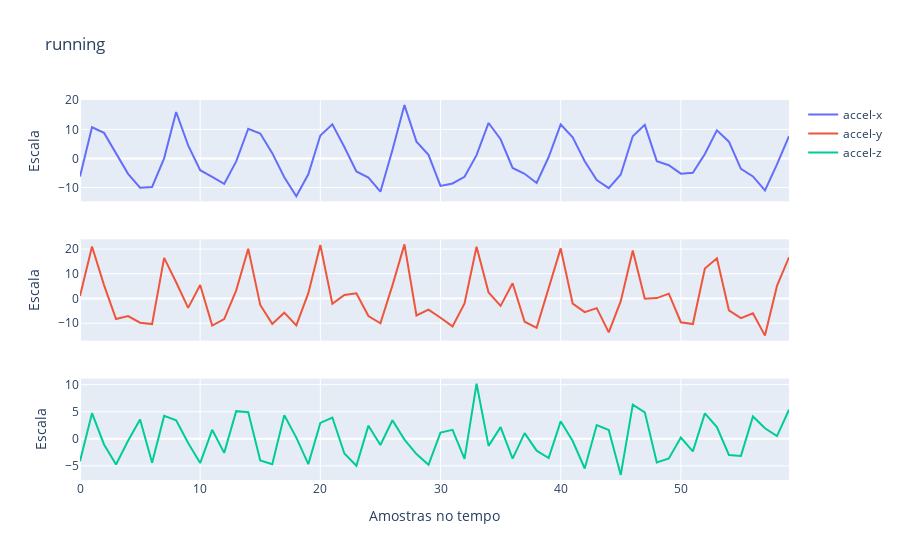
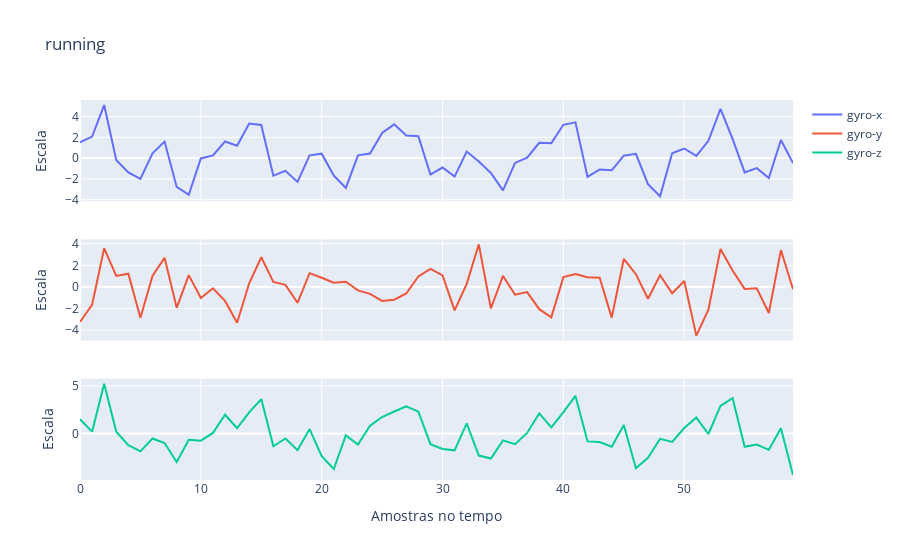

The cell these charts' notebook holds for them, in order:
### Markdown cell above
##### Plots

### Code cell
dic_labels = {0: 'sitting', 1: 'standing', 2: 'walking', 3: 'upstairs', 4: 'downstairs', 5: 'running'}
idx = 70 # Amostra da classe 4 - 0,70,140,210, 280, 350
#sampling_frequency = 50
#frequencies = jnp.fft.fftshift(jnp.fft.fftfreq(n=60, d=1/sampling_frequency))

# Exemplo de dados do acelerômetro
fig_subplots = make_subplots(rows=3, cols=1, shared_xaxes=True, vertical_spacing=0.1)

fig_subplots.add_trace(go.Scatter(y=val_attributes_array[idx, 0, :, 0], mode='lines', name='accel-x'), row=1, col=1) #accel-x
fig_subplots.add_trace(go.Scatter(y=val_attributes_array[idx, 1, :, 0], mode='lines', name='accel-y'), row=2, col=1) #accel-y
fig_subplots.add_trace(go.Scatter(y=val_attributes_array[idx, 2, :, 0], mode='lines', name='accel-z'), row=3, col=1) #accel-z

fig_subplots.update_layout(title=dic_labels[val_labels[idx]])
fig_subplots.update_xaxes(title_text="Amostras no tempo", row=3, col=1)
fig_subplots.update_yaxes(title_text="Escala", row=1, col=1)
fig_subplots.update_yaxes(title_text="Escala", row=2, col=1)
fig_subplots.update_yaxes(title_text="Escala", row=3, col=1)
fig_subplots.show()

# Exemplo de dados do giroscópio
fig_subplots = make_subplots(rows=3, cols=1, shared_xaxes=True, vertical_spacing=0.1)

fig_subplots.add_trace(go.Scatter(y=val_attributes_array[idx, 3, :, 0], mode='lines', name='gyro-x'), row=1, col=1) #gyro-x
fig_subplots.add_trace(go.Scatter(y=val_attributes_array[idx, 4, :, 0], mode='lines', name='gyro-y'), row=2, col=1) #gyro-y
fig_subplots.add_trace(go.Scatter(y=val_attributes_array[idx, 5, :, 0], mode='lines', name='gyro-z'), row=3, col=1) #gyro-z

fig_subplots.update_layout(title=dic_labels[val_labels[idx]])
fig_subplots.update_xaxes(title_text="Amostras no tempo", row=3, col=1)
fig_subplots.update_yaxes(title_text="Escala", row=1, col=1)
fig_subplots.update_yaxes(title_text="Escala", row=2, col=1)
fig_subplots.update_yaxes(title_text="Escala", row=3, col=1)
fig_subplots.show()

### Figure 1 — Plotly figure (JSON) as saved in the notebook; plotly's stock layout.template omitted (floating-point values rounded to 4 significant figures)
{"data": [{"mode": "lines", "name": "accel-x", "type": "scatter", "xaxis": "x", "y": [-6.23, 10.73, 8.791, 1.712, -5.289, -10.04, -9.823, 0.03159, 15.98, 4.505, -4.047, -6.366, -8.755, -0.9999, 10.23, 8.582, 1.818, -6.447, -13.01, -5.445, 7.883, 11.73, 3.935, -4.484, -6.548, -11.43, 2.917, 18.36, 5.786, 1.221, -9.462, -8.612, -6.328, 1.145, 12.2, 6.603, -3.273, -5.28, -8.425, 0.4916, 11.69, 7.299, -0.979, -7.459, -10.21, -5.502, 7.647, 11.55, -0.9095, -2.315, -5.232, -4.892, 1.52, 9.684, 5.763, -3.582, -6.188, -10.98, -2.043, 7.662], "yaxis": "y"}, {"mode": "lines", "name": "accel-y", "type": "scatter", "xaxis": "x2", "y": [0.9665, 21.03, 5.408, -8.289, -7.101, -9.802, -10.35, 16.43, 6.593, -3.807, 5.48, -10.98, -8.33, 3.305, 20.14, -2.608, -10.29, -5.741, -10.87, 2.138, 21.68, -2.157, 1.395, 2.088, -7.121, -10.06, 5.297, 21.88, -6.894, -4.538, -7.802, -11.3, -2.037, 20.94, 2.448, -2.984, 6.139, -9.423, -11.9, 3.807, 20.28, -2.06, -5.504, -3.906, -13.7, -1.115, 19.43, -0.06223, 0.1445, 1.945, -9.612, -10.35, 12.12, 16.27, -4.801, -7.963, -5.981, -15.02, 5.078, 16.68], "yaxis": "y2"}, {"mode": "lines", "name": "accel-z", "type": "scatter", "xaxis": "x3", "y": [-4.154, 4.735, -1.058, -4.754, -0.3761, 3.57, -4.434, 4.221, 3.404, -0.7706, -4.502, 1.655, -2.61, 5.1, 4.891, -4.024, -4.724, 4.353, 0.2039, -4.694, 2.921, 3.928, -2.74, -4.992, 2.42, -1.155, 3.422, -0.1508, -2.84, -4.816, 1.13, 1.644, -3.721, 10.17, -1.314, 2.152, -3.66, 1.045, -2.205, -3.555, 3.217, -0.4267, -5.5, 2.525, 1.603, -6.688, 6.308, 4.892, -4.373, -3.658, 0.2219, -2.341, 4.685, 2.151, -3.006, -3.17, 4.114, 1.943, 0.4945, 5.359], "yaxis": "y3"}], "layout": {"title": {"text": "running"}, "xaxis": {"anchor": "y", "domain": [0, 1], "matches": "x3", "showticklabels": false}, "xaxis2": {"anchor": "y2", "domain": [0, 1], "matches": "x3", "showticklabels": false}, "xaxis3": {"anchor": "y3", "domain": [0, 1], "title": {"text": "Amostras no tempo"}}, "yaxis": {"anchor": "x", "domain": [0.7333, 1], "title": {"text": "Escala"}}, "yaxis2": {"anchor": "x2", "domain": [0.3667, 0.6333], "title": {"text": "Escala"}}, "yaxis3": {"anchor": "x3", "domain": [0, 0.2667], "title": {"text": "Escala"}}}}

### Figure 2 — Plotly figure (JSON) as saved in the notebook; plotly's stock layout.template omitted (floating-point values rounded to 4 significant figures)
{"data": [{"mode": "lines", "name": "gyro-x", "type": "scatter", "xaxis": "x", "y": [1.507, 2.07, 5.104, -0.1856, -1.372, -1.997, 0.467, 1.592, -2.773, -3.525, -0.03116, 0.2528, 1.595, 1.184, 3.318, 3.196, -1.689, -1.224, -2.289, 0.2675, 0.4244, -1.682, -2.871, 0.2623, 0.444, 2.412, 3.247, 2.179, 2.108, -1.584, -0.909, -1.779, 0.6366, -0.325, -1.434, -3.109, -0.4673, 0.04726, 1.477, 1.441, 3.205, 3.442, -1.813, -1.091, -1.176, 0.2316, 0.4084, -2.516, -3.674, 0.4587, 0.9227, 0.2061, 1.659, 4.743, 1.851, -1.379, -0.9678, -1.925, 1.744, -0.482], "yaxis": "y"}, {"mode": "lines", "name": "gyro-y", "type": "scatter", "xaxis": "x2", "y": [-3.231, -1.646, 3.581, 1.027, 1.232, -2.856, 1.014, 2.702, -1.927, 1.097, -1.022, -0.1242, -1.288, -3.317, 0.3399, 2.752, 0.4688, 0.1963, -1.462, 1.278, 0.8492, 0.3987, 0.4858, -0.3175, -0.6426, -1.297, -1.176, -0.6001, 0.9807, 1.685, 1.077, -2.173, 0.2899, 3.942, -1.992, 1.026, -0.7131, -0.4739, -2.056, -2.815, 0.9118, 1.207, 0.8978, 0.8545, -2.835, 2.611, 1.185, -1.092, 1.081, -0.5863, 0.5509, -4.502, -2.095, 3.517, 1.526, -0.1789, -0.116, -2.41, 3.416, -0.216], "yaxis": "y2"}, {"mode": "lines", "name": "gyro-z", "type": "scatter", "xaxis": "x3", "y": [1.488, 0.1818, 5.23, 0.1751, -1.242, -1.888, -0.5372, -1.018, -3.026, -0.6789, -0.7695, 0.04476, 1.966, 0.5453, 2.218, 3.612, -1.358, -0.5418, -1.776, 0.4562, -2.401, -3.749, -0.2074, -1.165, 0.8198, 1.726, 2.304, 2.852, 2.286, -1.14, -1.64, -1.784, 1.05, -2.338, -2.649, -0.738, -1.143, 0.04434, 2.098, 0.6257, 2.244, 3.942, -0.8431, -0.9103, -1.408, 0.8841, -3.665, -2.569, -0.5718, -0.8974, 0.5614, 1.668, -0.06399, 2.899, 3.713, -1.414, -1.176, -1.732, 0.5431, -4.376], "yaxis": "y3"}], "layout": {"title": {"text": "running"}, "xaxis": {"anchor": "y", "domain": [0, 1], "matches": "x3", "showticklabels": false}, "xaxis2": {"anchor": "y2", "domain": [0, 1], "matches": "x3", "showticklabels": false}, "xaxis3": {"anchor": "y3", "domain": [0, 1], "title": {"text": "Amostras no tempo"}}, "yaxis": {"anchor": "x", "domain": [0.7333, 1], "title": {"text": "Escala"}}, "yaxis2": {"anchor": "x2", "domain": [0.3667, 0.6333], "title": {"text": "Escala"}}, "yaxis3": {"anchor": "x3", "domain": [0, 0.2667], "title": {"text": "Escala"}}}}
